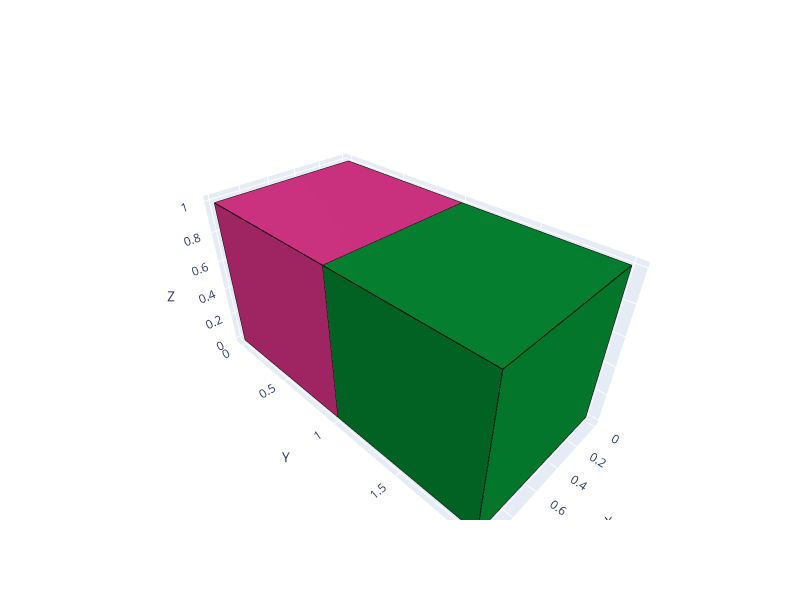

Here is the notebook cell this chart was saved with:
### Markdown cell above
Тестируем отрисовываем 2 куба

### Code cell
# Тестируем все методы
fig = create_fig()
fig = add_cube_to_fig(fig, (0.5, 0.5, 0.5), (198,45,123)) 
fig = add_cube_to_fig(fig, (0.5, 1.5, 0.5), (3,123,45)) 
fig.show()

### Figure 1 — Plotly figure (JSON) as saved in the notebook; plotly's stock layout.template omitted (floating-point values rounded to 4 significant figures)
{"data": [{"color": "rgb(198, 45, 123)", "flatshading": true, "i": [0, 0], "j": [1, 2], "k": [2, 3], "showlegend": false, "type": "mesh3d", "x": [0.0, 1.0, 1.0, 0.0], "y": [0.0, 0.0, 1.0, 1.0], "z": [0.0, 0.0, 0.0, 0.0]}, {"color": "rgb(198, 45, 123)", "flatshading": true, "i": [0, 0], "j": [1, 2], "k": [2, 3], "showlegend": false, "type": "mesh3d", "x": [0.0, 1.0, 1.0, 0.0], "y": [0.0, 0.0, 1.0, 1.0], "z": [1.0, 1.0, 1.0, 1.0]}, {"color": "rgb(198, 45, 123)", "flatshading": true, "i": [0, 0], "j": [1, 2], "k": [2, 3], "showlegend": false, "type": "mesh3d", "x": [0.0, 1.0, 1.0, 0.0], "y": [0.0, 0.0, 0.0, 0.0], "z": [0.0, 0.0, 1.0, 1.0]}, {"color": "rgb(198, 45, 123)", "flatshading": true, "i": [0, 0], "j": [1, 2], "k": [2, 3], "showlegend": false, "type": "mesh3d", "x": [0.0, 1.0, 1.0, 0.0], "y": [1.0, 1.0, 1.0, 1.0], "z": [0.0, 0.0, 1.0, 1.0]}, {"color": "rgb(198, 45, 123)", "flatshading": true, "i": [0, 0], "j": [1, 2], "k": [2, 3], "showlegend": false, "type": "mesh3d", "x": [0.0, 0.0, 0.0, 0.0], "y": [0.0, 1.0, 1.0, 0.0], "z": [0.0, 0.0, 1.0, 1.0]}, {"color": "rgb(198, 45, 123)", "flatshading": true, "i": [0, 0], "j": [1, 2], "k": [2, 3], "showlegend": false, "type": "mesh3d", "x": [1.0, 1.0, 1.0, 1.0], "y": [0.0, 1.0, 1.0, 0.0], "z": [0.0, 0.0, 1.0, 1.0]}, {"line": {"color": "black", "width": 2}, "mode": "lines", "showlegend": false, "type": "scatter3d", "x": [0, 1], "y": [0, 0], "z": [0, 0]}, {"line": {"color": "black", "width": 2}, "mode": "lines", "showlegend": false, "type": "scatter3d", "x": [1, 1], "y": [0, 1], "z": [0, 0]}, {"line": {"color": "black", "width": 2}, "mode": "lines", "showlegend": false, "type": "scatter3d", "x": [1, 0], "y": [1, 1], "z": [0, 0]}, {"line": {"color": "black", "width": 2}, "mode": "lines", "showlegend": false, "type": "scatter3d", "x": [0, 0], "y": [1, 0], "z": [0, 0]}, {"line": {"color": "black", "width": 2}, "mode": "lines", "showlegend": false, "type": "scatter3d", "x": [0, 1], "y": [0, 0], "z": [1, 1]}, {"line": {"color": "black", "width": 2}, "mode": "lines", "showlegend": false, "type": "scatter3d", "x": [1, 1], "y": [0, 1], "z": [1, 1]}, {"line": {"color": "black", "width": 2}, "mode": "lines", "showlegend": false, "type": "scatter3d", "x": [1, 0], "y": [1, 1], "z": [1, 1]}, {"line": {"color": "black", "width": 2}, "mode": "lines", "showlegend": false, "type": "scatter3d", "x": [0, 0], "y": [1, 0], "z": [1, 1]}, {"line": {"color": "black", "width": 2}, "mode": "lines", "showlegend": false, "type": "scatter3d", "x": [0, 0], "y": [0, 0], "z": [0, 1]}, {"line": {"color": "black", "width": 2}, "mode": "lines", "showlegend": false, "type": "scatter3d", "x": [1, 1], "y": [0, 0], "z": [0, 1]}, {"line": {"color": "black", "width": 2}, "mode": "lines", "showlegend": false, "type": "scatter3d", "x": [1, 1], "y": [1, 1], "z": [0, 1]}, {"line": {"color": "black", "width": 2}, "mode": "lines", "showlegend": false, "type": "scatter3d", "x": [0, 0], "y": [1, 1], "z": [0, 1]}, {"color": "rgb(3, 123, 45)", "flatshading": true, "i": [0, 0], "j": [1, 2], "k": [2, 3], "showlegend": false, "type": "mesh3d", "x": [0.0, 1.0, 1.0, 0.0], "y": [1.0, 1.0, 2.0, 2.0], "z": [0.0, 0.0, 0.0, 0.0]}, {"color": "rgb(3, 123, 45)", "flatshading": true, "i": [0, 0], "j": [1, 2], "k": [2, 3], "showlegend": false, "type": "mesh3d", "x": [0.0, 1.0, 1.0, 0.0], "y": [1.0, 1.0, 2.0, 2.0], "z": [1.0, 1.0, 1.0, 1.0]}, {"color": "rgb(3, 123, 45)", "flatshading": true, "i": [0, 0], "j": [1, 2], "k": [2, 3], "showlegend": false, "type": "mesh3d", "x": [0.0, 1.0, 1.0, 0.0], "y": [1.0, 1.0, 1.0, 1.0], "z": [0.0, 0.0, 1.0, 1.0]}, {"color": "rgb(3, 123, 45)", "flatshading": true, "i": [0, 0], "j": [1, 2], "k": [2, 3], "showlegend": false, "type": "mesh3d", "x": [0.0, 1.0, 1.0, 0.0], "y": [2.0, 2.0, 2.0, 2.0], "z": [0.0, 0.0, 1.0, 1.0]}, {"color": "rgb(3, 123, 45)", "flatshading": true, "i": [0, 0], "j": [1, 2], "k": [2, 3], "showlegend": false, "type": "mesh3d", "x": [0.0, 0.0, 0.0, 0.0], "y": [1.0, 2.0, 2.0, 1.0], "z": [0.0, 0.0, 1.0, 1.0]}, {"color": "rgb(3, 123, 45)", "flatshading": true, "i": [0, 0], "j": [1, 2], "k": [2, 3], "showlegend": false, "type": "mesh3d", "x": [1.0, 1.0, 1.0, 1.0], "y": [1.0, 2.0, 2.0, 1.0], "z": [0.0, 0.0, 1.0, 1.0]}, {"line": {"color": "black", "width": 2}, "mode": "lines", "showlegend": false, "type": "scatter3d", "x": [0, 1], "y": [1, 1], "z": [0, 0]}, {"line": {"color": "black", "width": 2}, "mode": "lines", "showlegend": false, "type": "scatter3d", "x": [1, 1], "y": [1, 2], "z": [0, 0]}, {"line": {"color": "black", "width": 2}, "mode": "lines", "showlegend": false, "type": "scatter3d", "x": [1, 0], "y": [2, 2], "z": [0, 0]}, {"line": {"color": "black", "width": 2}, "mode": "lines", "showlegend": false, "type": "scatter3d", "x": [0, 0], "y": [2, 1], "z": [0, 0]}, {"line": {"color": "black", "width": 2}, "mode": "lines", "showlegend": false, "type": "scatter3d", "x": [0, 1], "y": [1, 1], "z": [1, 1]}, {"line": {"color": "black", "width": 2}, "mode": "lines", "showlegend": false, "type": "scatter3d", "x": [1, 1], "y": [1, 2], "z": [1, 1]}, {"line": {"color": "black", "width": 2}, "mode": "lines", "showlegend": false, "type": "scatter3d", "x": [1, 0], "y": [2, 2], "z": [1, 1]}, {"line": {"color": "black", "width": 2}, "mode": "lines", "showlegend": false, "type": "scatter3d", "x": [0, 0], "y": [2, 1], "z": [1, 1]}, {"line": {"color": "black", "width": 2}, "mode": "lines", "showlegend": false, "type": "scatter3d", "x": [0, 0], "y": [1, 1], "z": [0, 1]}, {"line": {"color": "black", "width": 2}, "mode": "lines", "showlegend": false, "type": "scatter3d", "x": [1, 1], "y": [1, 1], "z": [0, 1]}, {"line": {"color": "black", "width": 2}, "mode": "lines", "showlegend": false, "type": "scatter3d", "x": [1, 1], "y": [2, 2], "z": [0, 1]}, {"line": {"color": "black", "width": 2}, "mode": "lines", "showlegend": false, "type": "scatter3d", "x": [0, 0], "y": [2, 2], "z": [0, 1]}], "layout": {"height": 600, "scene": {"aspectmode": "data", "xaxis": {"title": {"text": "X"}}, "yaxis": {"title": {"text": "Y"}}, "zaxis": {"title": {"text": "Z"}}}, "width": 800}}
